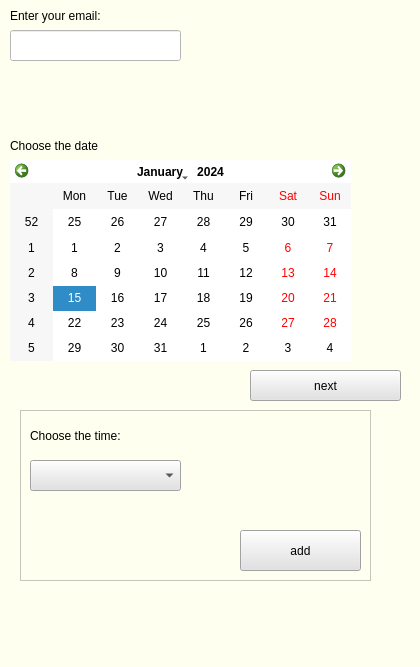
<?xml version="1.0" encoding="UTF-8"?>
<ui version="4.0">
 <class>AppointmentCreator</class>
 <widget class="QMainWindow" name="AppointmentCreator">
  <property name="geometry">
   <rect>
    <x>0</x>
    <y>0</y>
    <width>420</width>
    <height>667</height>
   </rect>
  </property>
  <property name="windowTitle">
   <string>MainWindow</string>
  </property>
  <property name="styleSheet">
   <string notr="true">background-color: rgb(255, 255, 240);</string>
  </property>
  <widget class="QWidget" name="centralwidget">
   <widget class="QLabel" name="label">
    <property name="geometry">
     <rect>
      <x>10</x>
      <y>0</y>
      <width>121</width>
      <height>31</height>
     </rect>
    </property>
    <property name="styleSheet">
     <string notr="true">color: rgb(0, 0, 0);</string>
    </property>
    <property name="text">
     <string>Enter your email:</string>
    </property>
   </widget>
   <widget class="QLineEdit" name="lineEdit">
    <property name="geometry">
     <rect>
      <x>10</x>
      <y>30</y>
      <width>171</width>
      <height>31</height>
     </rect>
    </property>
    <property name="styleSheet">
     <string notr="true">
background-color: rgb(255, 255, 255);</string>
    </property>
   </widget>
   <widget class="QLabel" name="label_2">
    <property name="geometry">
     <rect>
      <x>10</x>
      <y>130</y>
      <width>131</width>
      <height>31</height>
     </rect>
    </property>
    <property name="styleSheet">
     <string notr="true">color: rgb(0, 0, 0);</string>
    </property>
    <property name="text">
     <string>Choose the date</string>
    </property>
   </widget>
   <widget class="QCalendarWidget" name="calendarWidget">
    <property name="geometry">
     <rect>
      <x>10</x>
      <y>160</y>
      <width>341</width>
      <height>201</height>
     </rect>
    </property>
    <property name="styleSheet">
     <string notr="true">background-color: rgb(255, 255, 255);
color: rgb(0, 0, 0);</string>
    </property>
   </widget>
   <widget class="QPushButton" name="pushButton_date">
    <property name="geometry">
     <rect>
      <x>250</x>
      <y>370</y>
      <width>151</width>
      <height>31</height>
     </rect>
    </property>
    <property name="styleSheet">
     <string notr="true">color: rgb(0, 0, 0);
background-color: rgb(226, 226, 226);</string>
    </property>
    <property name="text">
     <string>next</string>
    </property>
   </widget>
   <widget class="QFrame" name="frame">
    <property name="geometry">
     <rect>
      <x>20</x>
      <y>410</y>
      <width>351</width>
      <height>171</height>
     </rect>
    </property>
    <property name="frameShape">
     <enum>QFrame::StyledPanel</enum>
    </property>
    <property name="frameShadow">
     <enum>QFrame::Raised</enum>
    </property>
    <widget class="QComboBox" name="comboBox">
     <property name="geometry">
      <rect>
       <x>10</x>
       <y>50</y>
       <width>151</width>
       <height>31</height>
      </rect>
     </property>
     <property name="styleSheet">
      <string notr="true">background-color: rgb(226, 226, 226);</string>
     </property>
    </widget>
    <widget class="QLabel" name="label_3">
     <property name="geometry">
      <rect>
       <x>10</x>
       <y>10</y>
       <width>131</width>
       <height>31</height>
      </rect>
     </property>
     <property name="styleSheet">
      <string notr="true">color: rgb(0, 0, 0);</string>
     </property>
     <property name="text">
      <string>Choose the time:</string>
     </property>
    </widget>
    <widget class="QPushButton" name="pushButton">
     <property name="geometry">
      <rect>
       <x>220</x>
       <y>120</y>
       <width>121</width>
       <height>41</height>
      </rect>
     </property>
     <property name="styleSheet">
      <string notr="true">color: rgb(0, 0, 0);
background-color: rgb(226, 226, 226);</string>
     </property>
     <property name="text">
      <string>add</string>
     </property>
    </widget>
   </widget>
   <widget class="QLabel" name="label_working_days">
    <property name="geometry">
     <rect>
      <x>20</x>
      <y>70</y>
      <width>291</width>
      <height>41</height>
     </rect>
    </property>
    <property name="styleSheet">
     <string notr="true">color: rgb(0, 0, 0);</string>
    </property>
    <property name="text">
     <string/>
    </property>
   </widget>
  </widget>
  <widget class="QMenuBar" name="menubar">
   <property name="geometry">
    <rect>
     <x>0</x>
     <y>0</y>
     <width>420</width>
     <height>25</height>
    </rect>
   </property>
  </widget>
  <widget class="QStatusBar" name="statusbar"/>
 </widget>
 <resources/>
 <connections/>
</ui>
